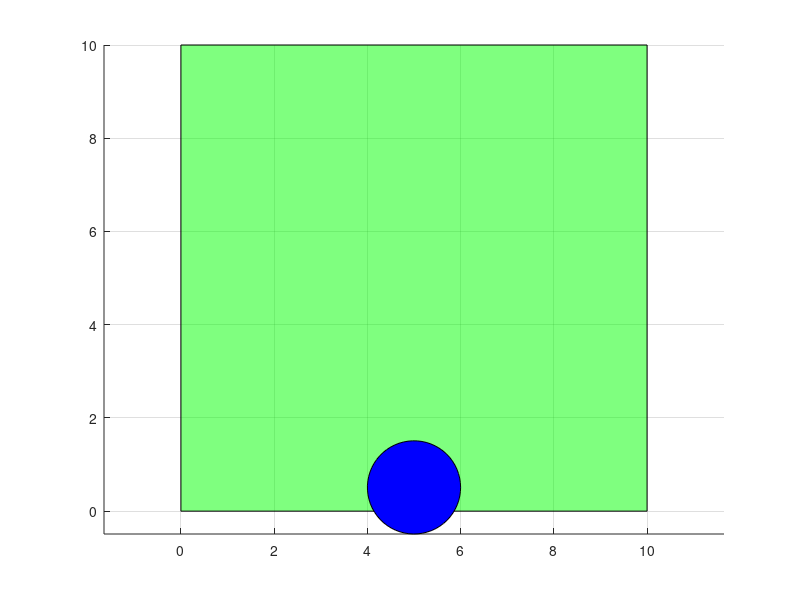
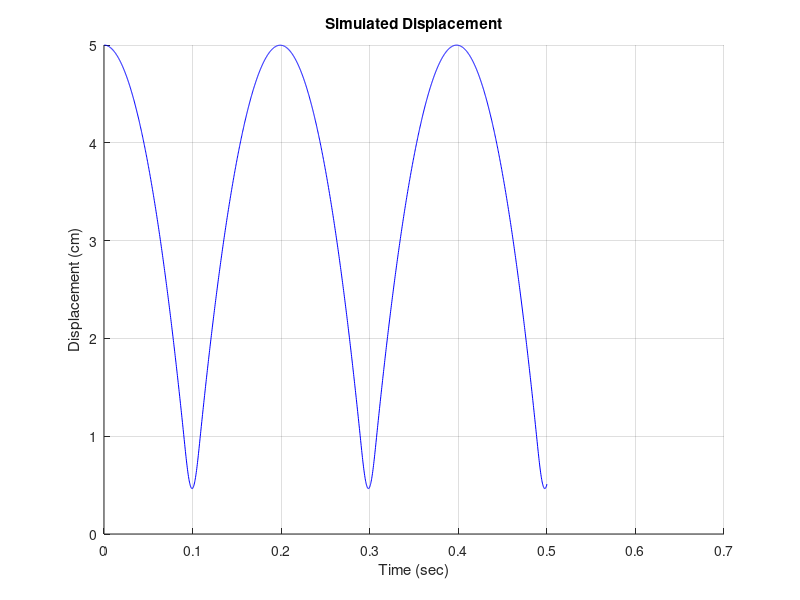

Recreate these plots in MATLAB, in order.
%--------------------------------------------
% Developer: Seung Jae Lee
% Institution: Florida Interantional University
% Date: 2/8/2021
% Abstract: A super simple DEM code in 2D
%           This is the very first code to simulate a bouncing ball
% Unit: cm, g, N
%--------------------------------------------

clc
clear
close all

% Global variables
%--------------------------------------------
grav_acc        = -981;          % 981 cm/s^2

% user-input
sim_duration    = 0.5;         % unit: second
stiffness       = 1.3e4;        % 1.3e6 N/m = (kg*m/s^2)/m =(kg*cm/s^2)/cm 
density         = 0.1;          % 0.1 g/cm^3 
%--------------------------------------------
% Define balls (particles)
%--------------------------------------------
b = struct();

% first ball
b(1).r  = 1;
b(1).m  = 4/3*pi*b(1).r*b(1).r*b(1).r*density;
b(1).cx = 5;    % center x
b(1).cz = 5;    % center z
b(1).vx = 0;    % velocity x (change this for initial velocity)
b(1).vz = 0;    % velocity z (change this for initial velocity)
b(1).fx = 0;    % force x
b(1).fz = 0;    % force z

% second ball, third ball ... (likewise)


% compute the simulation step
min_r   = min(b(:).r);    % minimum ball size (radius)
dt      = 0.05 * sqrt(4/3*pi*min_r*min_r*min_r*density/stiffness); % time step size (unit: seconds)
sim_steps = ceil(sim_duration / dt);

%--------------------------------------------
% Initial plot
%--------------------------------------------
% draw boundary
bndX = [0,0,10,10]; 
bndZ = [0,10,10,0];
patch(bndX,bndZ,'g','FaceAlpha',0.5);
grid on;
axis square equal;
hold on;

% draw balls (circles)
Xcircle=cos([0:0.1:2*pi]);
Zcircle=sin([0:0.1:2*pi]);
GM(1) = patch (b(1).cx+b(1).r*Xcircle, b(1).cz+b(1).r*Zcircle,'b','FaceAlpha',1);    
%--------------------------------------------
% Time integration (simulation)
%--------------------------------------------
Nb = length(b);
time = dt*[1:sim_steps];
array_cz = zeros(1,length(1:sim_steps)); % array of b(1).cz

for i=1:sim_steps

    %--------------------------------------------
    % particle force update
    %--------------------------------------------
    % GLOBAL FORCE update
    b(1).fz = b(1).m * grav_acc; 
    
    % CONTACT FORCE update  
    % Check boundaries 
    % Assumption: the boundary is rectangle. If not rectangle, a more
    %             sophisticated method needs to be implemented.
    urn = (b(1).cz-b(1).r) - min(bndZ);
    if urn < 0
        cnt_force = stiffness * urn;
        b(1).fz = b(1).fz - cnt_force;
    end
    
    %--------------------------------------------
    % particle motion update
    %--------------------------------------------
    b(1).vz = b(1).vz + b(1).fz/b(1).m*dt;    
    b(1).cz = b(1).cz + b(1).vz*dt;
    array_cz(i) = b(1).cz;
    
    %--------------------------------------------
    % update display 
    %--------------------------------------------
    set(GM(1),'XData',b(1).cx+b(1).r*Xcircle, 'YData', b(1).cz+b(1).r*Zcircle);
    drawnow
    
end

%--------------------------------------------
% Plot displacement history
%--------------------------------------------
figure;  
hold on
grid on
plot(time,array_cz,'b')
title('Simulated Displacement')
xlabel('Time (sec)')
ylabel('Displacement (cm)')

